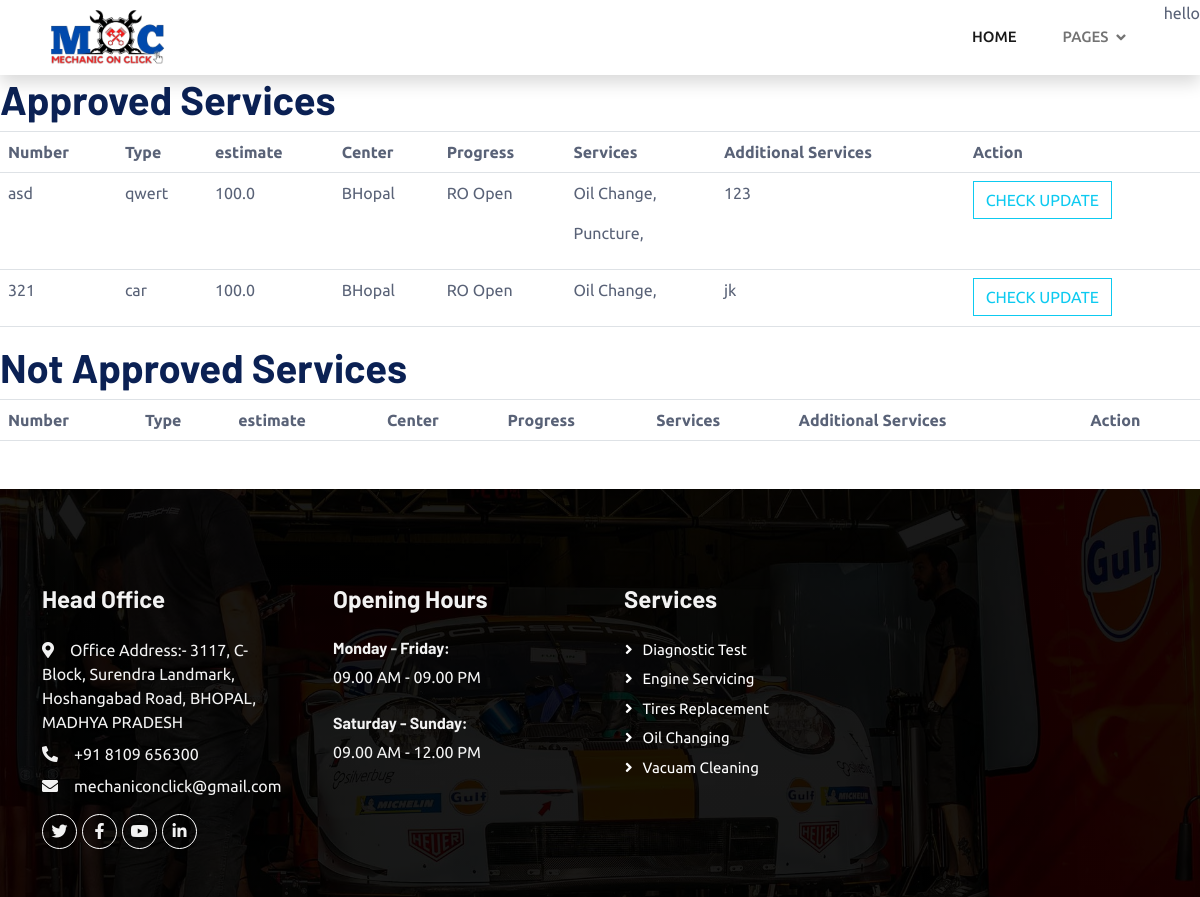
The app's page /services (signed in), older data.
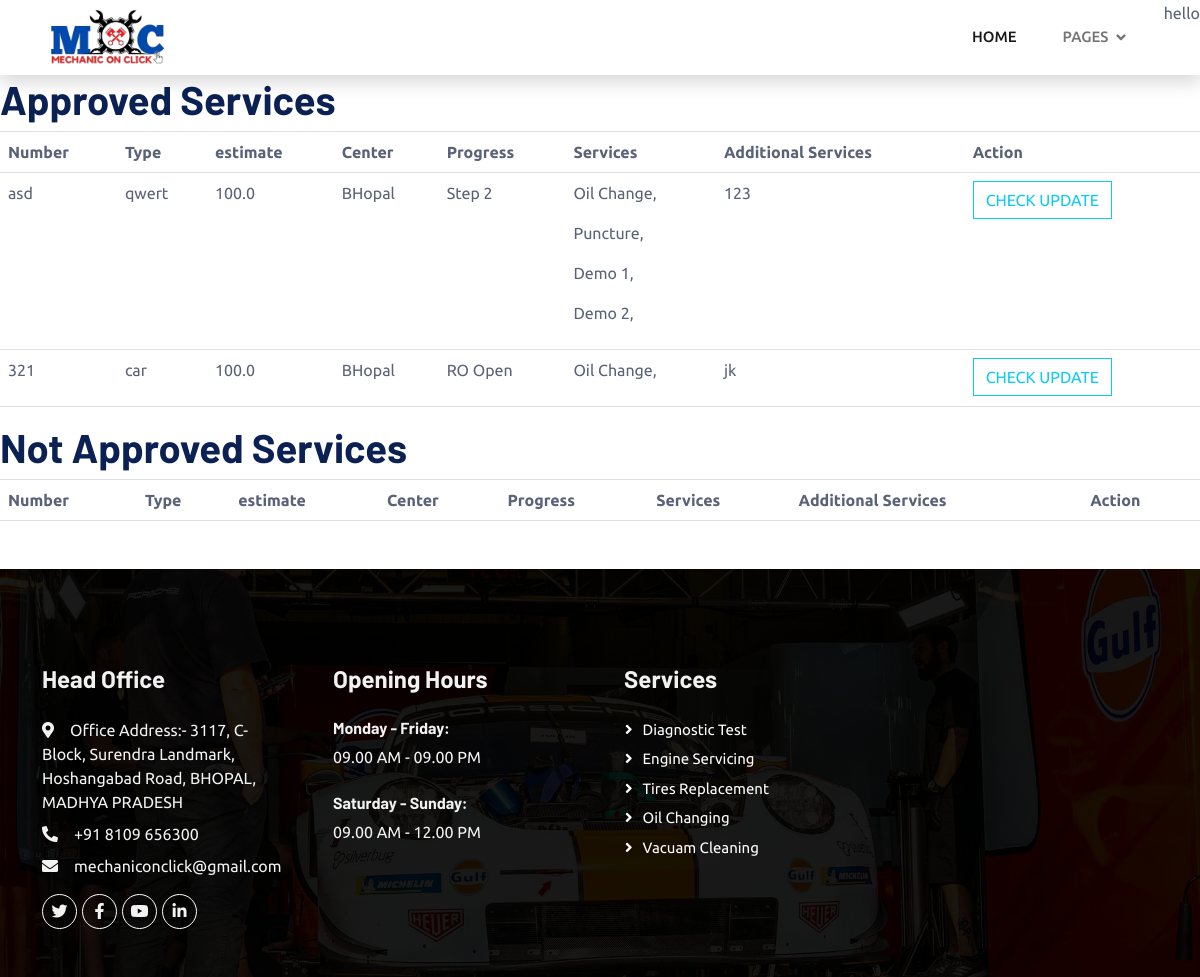
The same page, newer data.
### ERP/models.py (models this page shows, shortened)
class Service(models.Model):
    vehical = models.ForeignKey(Vehical , on_delete=models.SET_NULL, blank=True , null= True)
    service_estimate = models.FloatField(default= 100)
    center = models.ForeignKey(Center , on_delete=models.SET_NULL, blank=True , null= True)
    progress_choices = [
        ('RO Open' , 'RO Open'),
        ('Step 2' , 'Step 2'),
        ('Step 3' , 'Step 3'),
    ]
    progress = models.CharField(max_length=20 , choices=progress_choices , default= 'Step 1')
    services = models.ManyToManyField(ProvidedService)
    additional_services = models.CharField(max_length=200, blank = True , null = True)
    is_approved = models.BooleanField(default=False)

class Vehical(models.Model):
    customer = models.ForeignKey(Customer , on_delete=models.CASCADE)
    number = models.CharField(max_length=20 , unique= True)
    type = models.CharField(max_length=20)

class ProvidedService(models.Model):
    name = models.CharField(max_length=100)
    description = models.CharField(max_length=400, default="Diam dolor diam ipsum sit amet diam et eos erat ipsum")
    duration = models.DurationField()
    renew_time = models.DurationField()
    price = models.IntegerField(default=500)
    on_display = models.BooleanField(default=False)
    icon = models.CharField(max_length=50 , default="fa fa-certificate fa-3x text-primary flex-shrink-0")

### Franchise/models.py (models this page shows, shortened)
class Center(models.Model):
    name = models.CharField(max_length=100)
    location = models.CharField(max_length=200)

### account/decorators.py (the view)
        def wrapper(request , *args, **kwargs):
            group = None
            role = request.user.role
            print(role)
            if role in allowed_roles:
                return view_func(request , *args, **kwargs)
            else :
                print('User Not allowed')
                return redirect('unauth_page')

### ERP/views.py (called while the page is built)
@login_required(login_url= 'login_page')
@allowed_users(allowed_roles=[User.Role.CUSTOMER])
def customer_services(request):
    vehicals = Vehical.objects.filter(customer = Customer.objects.get(user=request.user))
    context = {}
    app_services = Service.objects.filter(is_approved = True , vehical__in = vehicals)
    not_app_services = Service.objects.filter(is_approved = False, vehical__in = vehicals)
    context['app_services'] = app_services
    context['not_app_services'] = not_app_services
    return render(request , 'ERP/service/customer_view.html',context)

### templates/ERP/service/customer_view.html (shortened to what this page needs)
{% extends 'Base/base.html' %}
{% load static %}
{% block content %}
<h1>Approved Services</h1>
<table class = 'table'>
    <tr>
        <th>Number</th>
        <th>Type</th>
        <th>estimate</th>
        <th>Center</th>
        <th>Progress</th>
        <th>Services</th>
        <th>Additional Services</th>
        <th>Action</th>
        </tr>
        {% for service in app_services %}
        <tr>
            <td>{{service.vehical.number}}</td>
            <td>{{service.vehical.type}}</td>
            <td>{{service.service_estimate }} </td>
            <td>{{service.center.name}}</td>
            <td>{{service.progress}}</td>
            <td>
                {% for ser in service.services.all %}
            <p>{{ser.name}},</p>
                    {% endfor %}
            </td>
            <td>{{service.additional_services}}</td>
            <td> <a class="btn btn-outline-info" href="services/update/{{service.id}}">Check Update</a></td>
        </tr>
        {% endfor %}
        </table>
<h1>Not Approved Services</h1>
        <table class = 'table' >
            <tr>
                <th>Number</th>
                <th>Type</th>
                <th>estimate</th>
                <th>Center</th>
                <th>Progress</th>
                <th>Services</th>
                <th>Additional Services</th>
                <th>Action</th>
                </tr>
</table>
{% endblock %}

Row changes from the older to the newer data that the page shows:
changed Service "asd": progress "RO Open" → "Step 2"
added ProvidedService: name "Demo 1", shown under Service "asd"
added ProvidedService: name "Demo 2", shown under Service "asd"
